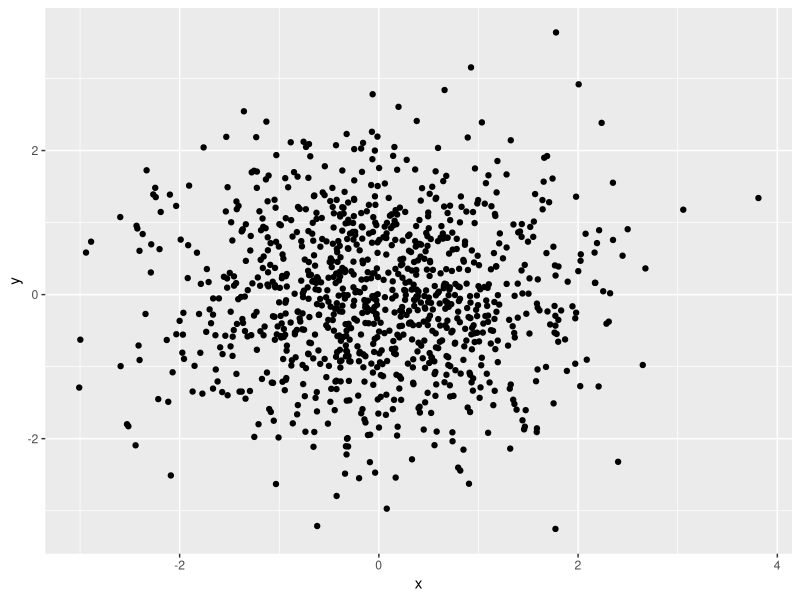
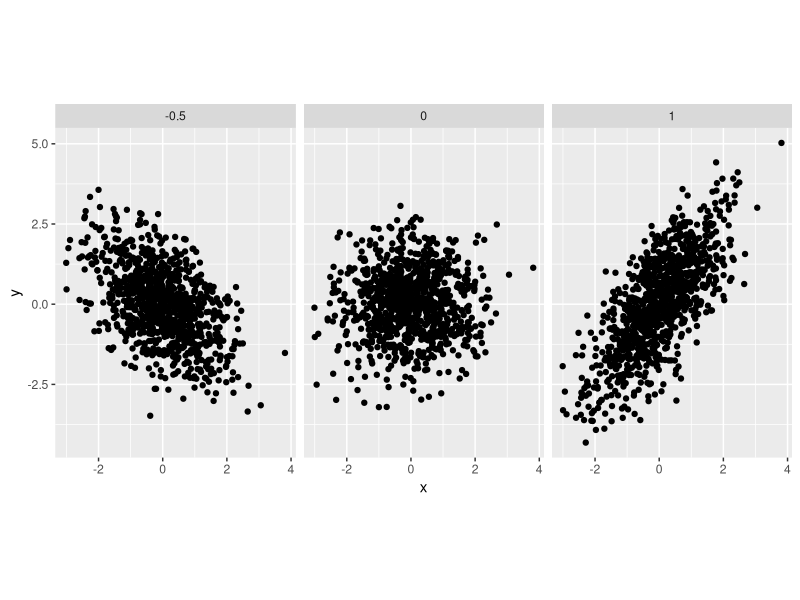
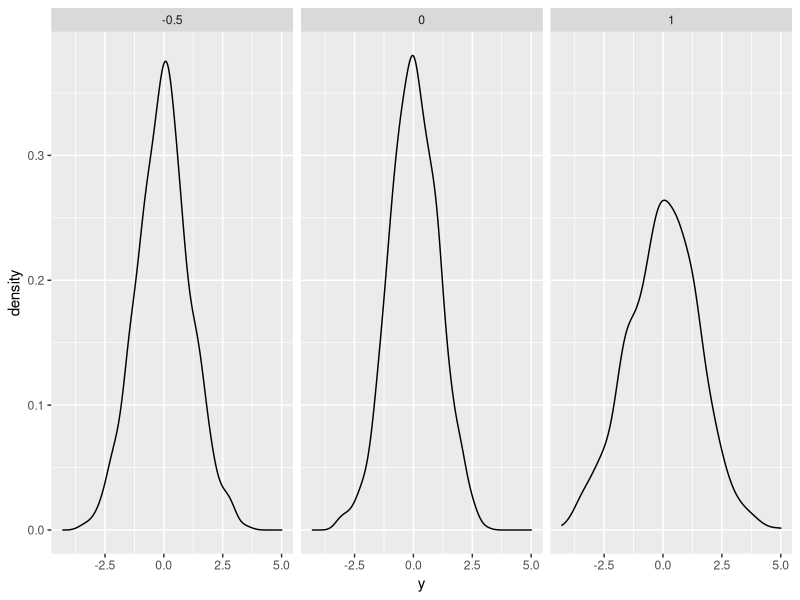
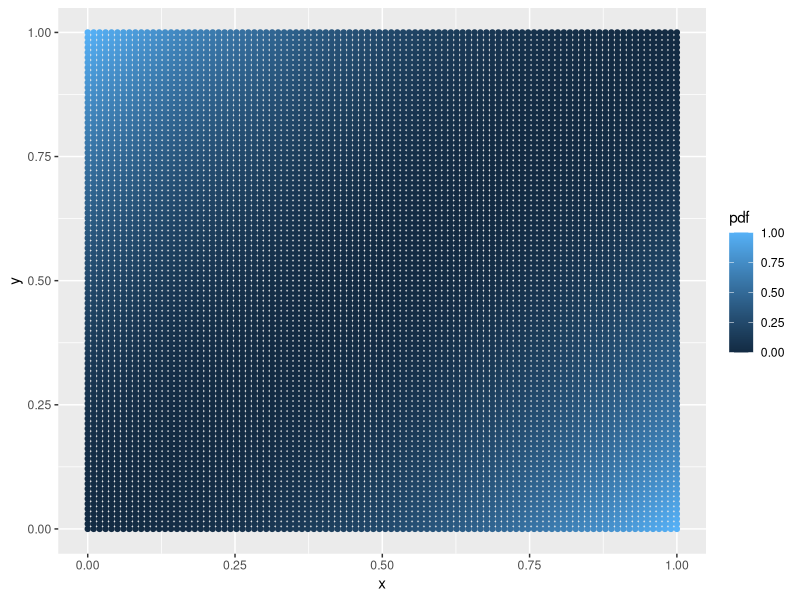
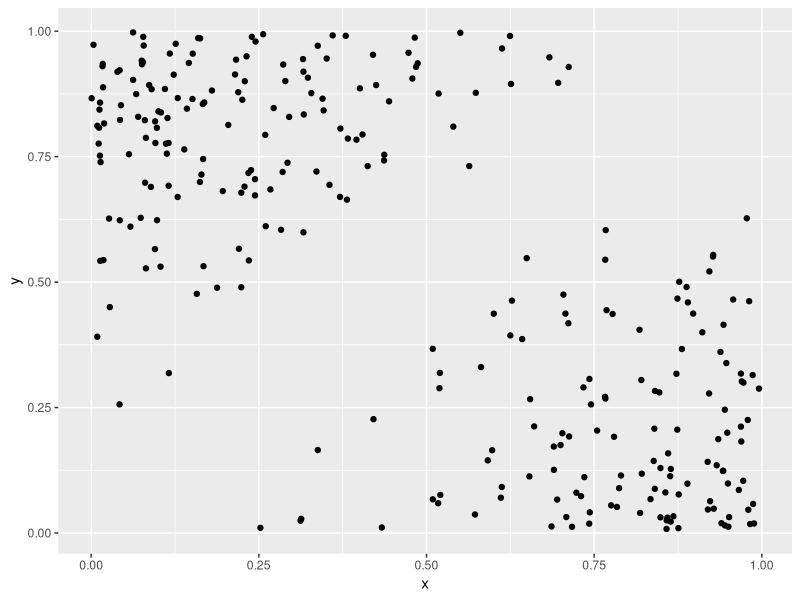
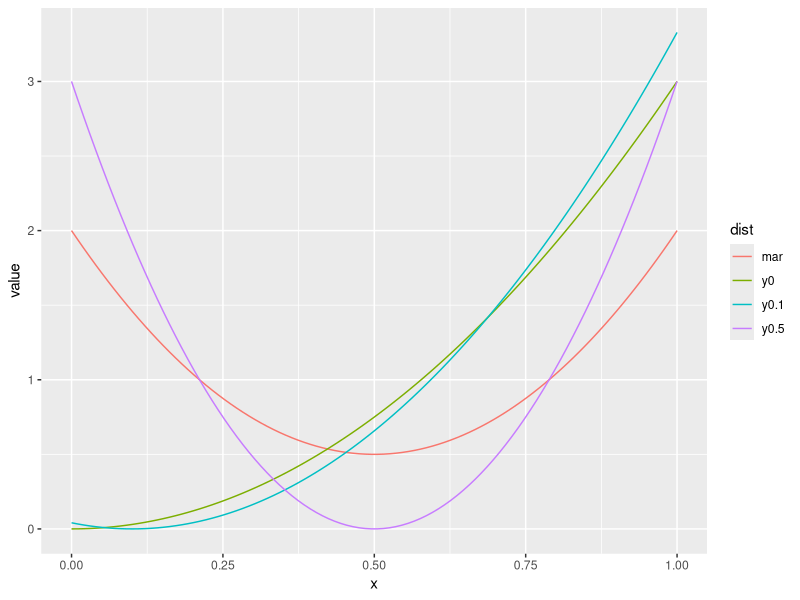
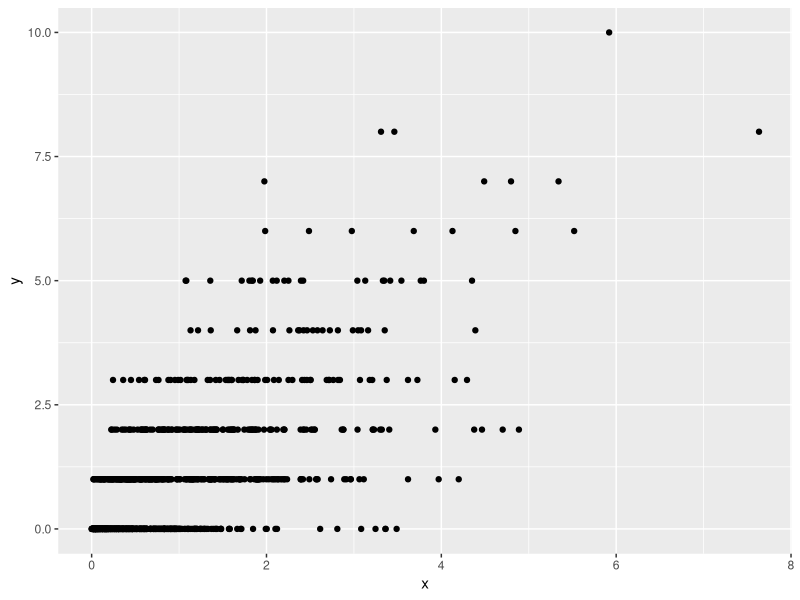
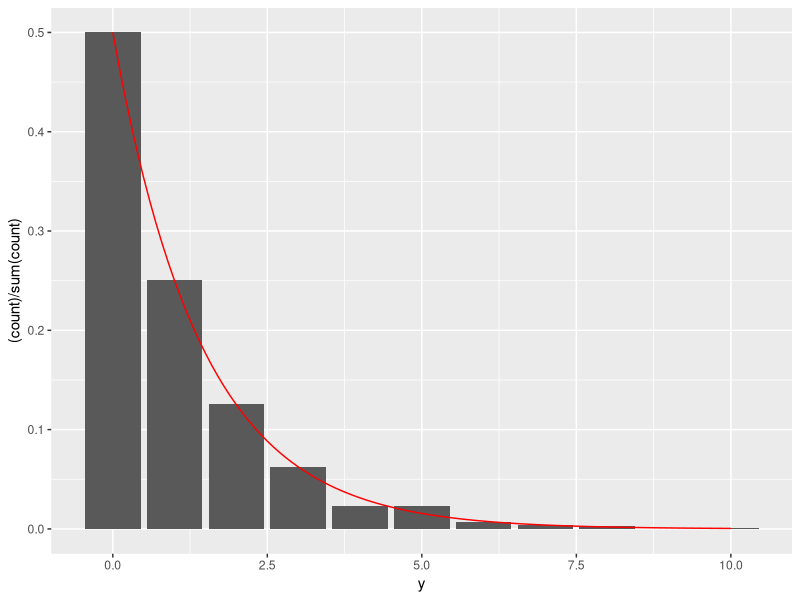

R code for these plots, in order:
## ---- chunk 1
togs <- T
library(ggplot2)
library(dplyr)
library(reshape2)
library(tidyr)
# togs <- FALSE
## ---- chunk 2
set.seed(1)
nsamps <- 1000
x      <- rnorm(nsamps)
y      <- rnorm(nsamps)
ggplot(data.frame(x, y), aes(x = x, y = y)) +
  geom_point()

y1 <- rnorm(nsamps, mean = 1 * x)
y2 <- rnorm(nsamps, mean = 0 * x)
y3 <- rnorm(nsamps, mean = -0.5 * x)
df <- tibble(x = c(x,x,x),
             y = c(y1,y2,y3),
             a = c(rep(1, nsamps), rep(0, nsamps), rep(-0.5, nsamps)))
ggplot(df, aes(x = x, y = y)) +
  geom_point() +
  facet_wrap(~a) +
  coord_equal(ratio=1)

# Parameter a controls the scale and direction of linear dependence between X and Y.

ggplot(df, aes(x = y)) +
  geom_density() +
  facet_wrap(~a)
## ---- chunk 3
set.seed(1)

# d
get_pdf    <- function (x, y) {
  return ((x - y)^2)
}
x_axis       <- seq(0, 1, length.out = 100)
y_axis       <- seq(0, 1, length.out = 100)
df           <- expand.grid(x_axis, y_axis)
colnames(df) <- c("x", "y")
df           <- cbind(df, pdf = get_pdf(df$x, df$y))
ggplot(data = df, aes(x = x, y = y, color = pdf)) +
  geom_point()

# e
samps <- NULL
for (i in 1:10000) {
  xt <- runif(1, 0, 1)
  yt <- runif(1, 0, 1)
  pdft <- get_pdf(xt, yt)
  acc  <- runif(1, 0, 6)
  if (acc <= pdft) {
    samps <- rbind(samps, c(xt, yt))
  }
}
colnames(samps) <- c("x", "y")
ggplot(data = as.data.frame(samps), aes(x = x, y = y)) +
  geom_point()

# f
mar_pdf <- function (x) {
  return (6 * x^2 - 6 * x + 2)
}
cond_pdf <- function (x, y) {
  return (((x - y)^2) / (y^2 - y + 1/3))
}
df <- tibble(x    = x_axis, 
             mar  = mar_pdf(x), 
             y0   = cond_pdf(x, 0), 
             y0.1 = cond_pdf(x, 0.1), 
             y0.5 = cond_pdf(x, 0.5)) %>%
  gather(dist, value, -x)
ggplot(df, aes(x = x, y = value, color = dist)) +
  geom_line()
## ---- chunk 4
set.seed(1)
px <- function (x, alpha, beta) {
  return((1 / factorial(x)) * (beta^alpha / gamma(alpha)) * 
           (gamma(x + alpha) / (1 + beta)^(x + alpha)))
}
nsamps <- 1000
rx     <- rgamma(nsamps, 1, 1)
ryx    <- rpois(nsamps, rx)
ggplot(data = data.frame(x = rx, y = ryx), aes(x = x, y = y)) + geom_point()
ggplot(data = data.frame(x = rx, y = ryx), aes(x = y)) + 
  geom_bar(aes(y = (..count..)/sum(..count..))) +
  stat_function(fun = px, args = list(alpha = 1, beta = 1), color = "red")

